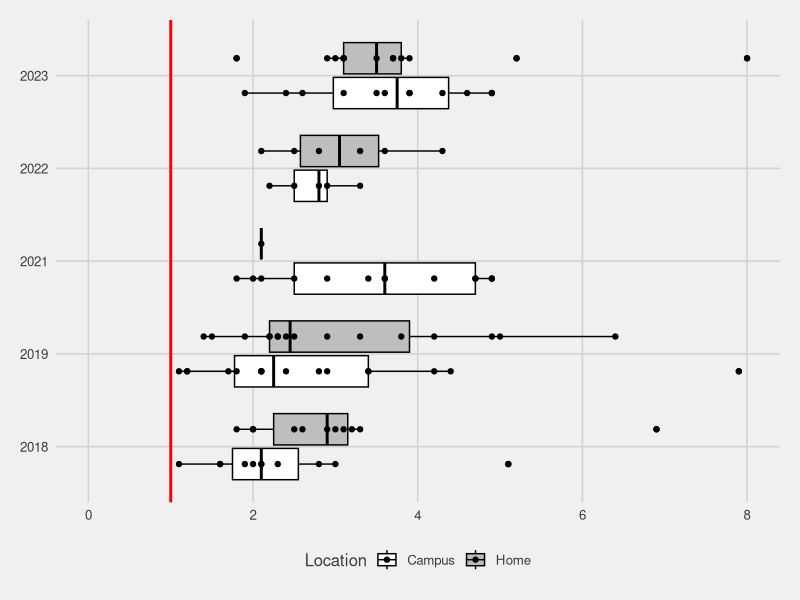

The R script that drew this image: (Note: this script raises an error after producing the figure.)
## ---- chunk 1
rm(list=ls())
library(tidyverse)
library(lubridate)
library(ggthemes)
library(here)
## ---- chunk 2
Feet<-read.csv(here("Data", "footprints.csv"), stringsAsFactors = T)
## ---- chunk 3
Feet$Year<-factor(Feet$Year, levels = c("2018", "2019", "2021", "2022", "2023"))
Feet$Highest.consumption.category<-as.factor(Feet$Highest.consumption.category)

levels(Feet$Location)
levels(Feet$Highest.consumption.category)
fix<-which(Feet$Highest.consumption.category == "Mobilty")
Feet$Highest.consumption.category[fix]<-"Mobility"
fix<-which(Feet$Highest.consumption.category == "Shelter ")
Feet$Highest.consumption.category[fix]<-"Shelter"
fix<-which(Feet$Highest.consumption.category == "")
Feet$Highest.consumption.category[fix]<-NA
Feet$Highest.consumption.category<-factor(Feet$Highest.consumption.category)
levels(Feet$Highest.consumption.category)
## ---- chunk 4
ggplot(Feet, aes(Year, Number.of.earths, fill = Location, color = Location))+
     geom_boxplot(aes(outlier.color = "black", outlier.size = 3), color = "black")+
	scale_fill_manual(values = c("white", "gray"))+
	geom_point(aes(group=Location, fill = Location, color = Location),  position=position_dodge(width=0.75), color = "black")+
	#scale_color_manual(values = c("white", "gray"))+
	coord_flip()+
	geom_hline(yintercept = 1, color = "red", size = 1)+
	labs(x = "Year", y = "Mean number of Earths")+
	ylim(0,8)+
	theme_fivethirtyeight()
	


	

## ---- chunk 5
ggsave (here("Code", "Footprints", "earths_by_year.png"),width = 6, height = 4, device = "png")
## ---- chunk 6
Feet$Overshoot<-as.Date(Feet$Overshoot,"%m/%d/%y" )
## ---- chunk 7
Feet$Julian<-format(Feet$Overshoot, "%j")
Feet$Julian<-as.numeric(Feet$Julian)
## ---- chunk 8
ggplot(Feet, aes(Julian, color = Year, fill = Year))+
     geom_histogram()+
	labs(x = "Julian date", y = "Number of people", title = "Histogram of overshoot dates")+
	theme_fivethirtyeight()
ggsave("Overshoot_dates.png", device = "png")
## ---- chunk 9
NewFeet<-Feet %>% group_by (Year, Place) %>% summarize (
	MeanE = mean(Earths, na.rm = T),
	semE = sd(Earths)/sqrt(sum(!is.na(Earths))),
	meanJul = mean(Julian, na.rm = T),
	semJul =  sd(Julian)/sqrt(sum(!is.na(Julian)))
)
## ---- chunk 10
ggplot(NewFeet, aes(Year, MeanE,  fill = Place))+
	geom_col(position = "dodge", width = 0.8, color = "black")+
	scale_fill_manual(values= c("white", "gray"))+
	geom_errorbar(aes(ymin= MeanE - semE,
				   ymax = MeanE+semE), width = 0.2, position = position_dodge(width = 0.8))+
	geom_hline(yintercept = 1, color = "red", size = 1)+
	labs(x = "Year", y = "Mean number of Earths", title = "Mean footprint in number of earths")+
	coord_flip()+
	theme_fivethirtyeight()
## ---- chunk 11
ggsave("MeanEarthsvsYear.png", device = "png")
## ---- chunk 12
names(F2021)<- c("Name", "Overshoot", "Earths","Footprint_Ha", "TonsCO2", "Carbon_percent", "Category")
## ---- chunk 13
levels(F2021$Category)
fix<-which(F2021$Category == "mobility"|F2021$Category == "Mobility"|F2021$Category== "Mobilty")
F2021$Category[fix]<-"Mobility"
F2021$Category<-factor(F2021$Category)
levels(F2021$Category)
## ---- chunk 14
ggplot(F2021, aes(Category))+
	geom_histogram(stat = "count")+
	labs(title = "Histogram of footprint factors", x = "Factor", y = "Number of responses")+
	theme_fivethirtyeight()
ggsave("MajorCauses.png", device = "png")
## ---- chunk 15
LF2021<-F2021 %>% pivot_longer(Earths:Carbon_percent, names_to = "Variable")
## ---- chunk 16
LF_summary<-LF2021 %>% group_by(Variable) %>% summarise(
	avg_val=mean(value, na.rm = T),
	sd_val = sd(value, na.rm = T)
)
## ---- chunk 17
Carbon<-LF2021 %>% filter(Variable == "TonsCO2" | Variable == "Carbon_percent")
## ---- chunk 18
Carbon$Overshoot<-as.character(Carbon$Overshoot)
Carbon$Overshoot<-dmy(Carbon$Overshoot)
## ---- chunk 19
ggplot(F2021, aes(Earths))+
	geom_histogram()
